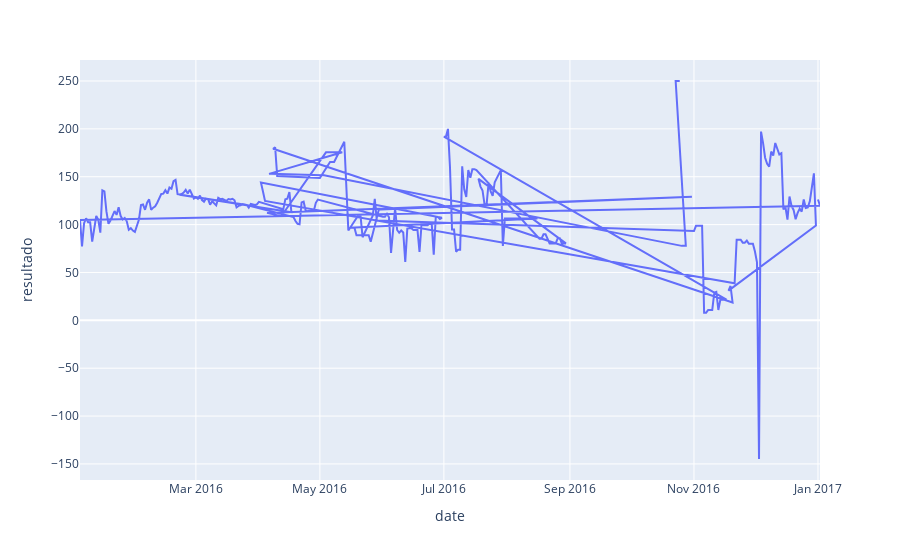

Notebook cell for this chart:
### Code cell
fig = dates_regresion.plot("date","resultado")
fig.show()

### Figure 1 — Plotly figure (JSON) as saved in the notebook; plotly's stock layout.template omitted (floating-point values rounded to 4 significant figures; data arrays with more than 128 entries replaced by an {"elided": "..."} marker saying what was removed)
{"data": [{"hovertemplate": "date=%{x}<br>resultado=%{y}<extra></extra>", "legendgroup": "", "line": {"color": "#636efa", "dash": "solid"}, "marker": {"symbol": "circle"}, "mode": "lines", "name": "", "orientation": "v", "showlegend": false, "type": "scatter", "x": {"elided": "312 str values"}, "xaxis": "x", "y": {"elided": "312 float values"}, "yaxis": "y"}], "layout": {"legend": {"tracegroupgap": 0}, "margin": {"t": 60}, "xaxis": {"anchor": "y", "domain": [0, 1], "title": {"text": "date"}}, "yaxis": {"anchor": "x", "domain": [0, 1], "title": {"text": "resultado"}}}}
